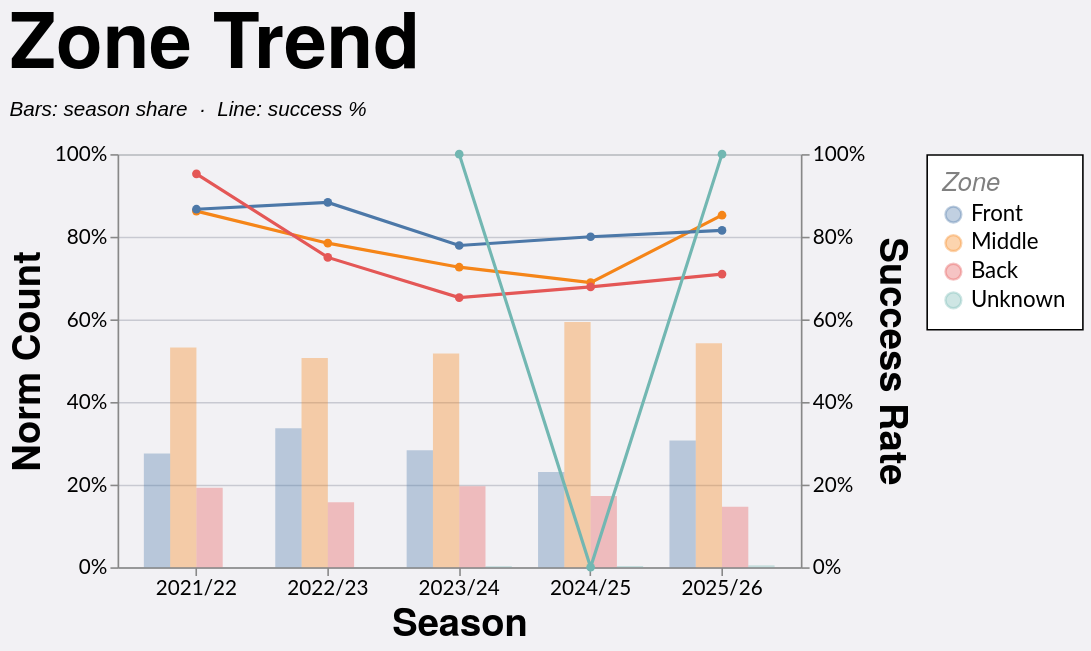

Vega-Lite specification stored for this chart:
### Vega-Lite specification from a JSON file in a GitHub repository (floating-point values rounded to 4 significant figures; data arrays with more than 128 entries replaced by an {"elided": "..."} marker saying what was removed)
{"config": {"axis": {"labelFont": "Lato, sans-serif", "titleFont": "PT Sans Narrow, Helvetica Neue, Helvetica, Arial, sans-serif", "labelFontSize": 13, "titleFontSize": 24, "gridColor": "#202947", "gridOpacity": 0.2}, "header": {"labelFont": "PT Sans Narrow, Helvetica Neue, Helvetica, Arial, sans-serif", "titleFont": "PT Sans Narrow, Helvetica Neue, Helvetica, Arial, sans-serif", "labelFontSize": 24, "titleFontSize": 28, "labelFontWeight": "bold", "orient": "left"}, "legend": {"labelFont": "Lato, sans-serif", "titleFont": "PT Sans Narrow, Helvetica Neue, Helvetica, Arial, sans-serif", "labelFontSize": 14, "titleFontSize": 16, "titlePadding": 5, "fillColor": "white", "strokeColor": "black", "padding": 10, "titleFontWeight": "lighter", "titleFontStyle": "italic", "titleColor": "gray", "offset": 10}, "title": {"font": "PT Sans Narrow, Helvetica Neue, Helvetica, Arial, sans-serif", "fontSize": 48, "fontWeight": "bold", "anchor": "start", "align": "center", "titlePadding": 20, "subtitlePadding": 10, "subtitleFontSize": 13, "subtitleColor": "", "subtitleFontStyle": "italic", "offset": 15, "color": "black"}, "axisX": {"labelAngle": 0}, "facet": {"title": null, "header": null, "align": {"row": "each", "column": "each"}}, "resolve": {"scale": {"y": "independent", "facet": "independent"}}, "background": "#f2f1f4"}, "layer": [{"mark": {"type": "bar", "opacity": 0.35}, "encoding": {"color": {"field": "area", "sort": ["Front", "Middle", "Back"], "title": "Zone", "type": "nominal"}, "tooltip": [{"field": "season", "title": "Season", "type": "nominal"}, {"field": "area", "title": "Zone", "type": "nominal"}, {"field": "won", "format": ",.0f", "title": "Won", "type": "quantitative"}, {"field": "attempts", "format": ",.0f", "title": "Attempts", "type": "quantitative"}, {"field": "norm_count", "format": ".1%", "title": "Norm Count", "type": "quantitative"}, {"field": "success_rate", "format": ".1%", "title": "Success Rate", "type": "quantitative"}], "x": {"field": "season", "sort": ["2021/22", "2022/23", "2023/24", "2024/25", "2025/26"], "title": "Season", "type": "nominal"}, "xOffset": {"field": "area", "sort": ["Front", "Middle", "Back"], "type": "nominal"}, "y": {"axis": {"format": "%", "orient": "left"}, "field": "norm_count", "scale": {"domain": [0, 1]}, "title": "Norm Count", "type": "quantitative"}}, "transform": [{"filter": "(loSquad == 'All' || datum.squad == loSquad) && (loGameType == 'All' || (loGameType == 'League + Cup' && (datum.game_type == 'League' || datum.game_type == 'Cup')) || (loGameType == 'League only' && datum.game_type == 'League') || datum.game_type == loGameType) && (loOpposition == 'All' || datum.opposition == loOpposition) && (loThrower == 'All' || datum.thrower == loThrower) && (loJumper == 'All' || datum.jumper == loJumper) && (loArea == 'All' || datum.area == loArea) && (loNumbers == 'All' || datum.numbers == loNumbers) && (loCallType == 'All' || datum.call_type == loCallType)"}, {"aggregate": [{"op": "count", "as": "attempts"}, {"op": "sum", "field": "won", "as": "won"}], "groupby": ["season", "area"]}, {"joinaggregate": [{"op": "sum", "field": "attempts", "as": "season_attempts"}], "groupby": ["season"]}, {"calculate": "datum.attempts / datum.season_attempts", "as": "norm_count"}, {"calculate": "datum.won / datum.attempts", "as": "success_rate"}]}, {"mark": {"type": "line", "point": true, "strokeWidth": 2}, "encoding": {"color": {"field": "area", "sort": ["Front", "Middle", "Back"], "title": "Zone", "type": "nominal"}, "detail": {"field": "area", "type": "nominal"}, "tooltip": [{"field": "season", "title": "Season", "type": "nominal"}, {"field": "area", "title": "Zone", "type": "nominal"}, {"field": "won", "format": ",.0f", "title": "Won", "type": "quantitative"}, {"field": "attempts", "format": ",.0f", "title": "Attempts", "type": "quantitative"}, {"field": "norm_count", "format": ".1%", "title": "Norm Count", "type": "quantitative"}, {"field": "success_rate", "format": ".1%", "title": "Success Rate", "type": "quantitative"}], "x": {"field": "season", "sort": ["2021/22", "2022/23", "2023/24", "2024/25", "2025/26"], "title": "Season", "type": "nominal"}, "y": {"axis": {"format": "%", "orient": "right"}, "field": "success_rate", "scale": {"domain": [0, 1]}, "title": "Success Rate", "type": "quantitative"}}, "transform": [{"filter": "(loSquad == 'All' || datum.squad == loSquad) && (loGameType == 'All' || (loGameType == 'League + Cup' && (datum.game_type == 'League' || datum.game_type == 'Cup')) || (loGameType == 'League only' && datum.game_type == 'League') || datum.game_type == loGameType) && (loOpposition == 'All' || datum.opposition == loOpposition) && (loThrower == 'All' || datum.thrower == loThrower) && (loJumper == 'All' || datum.jumper == loJumper) && (loArea == 'All' || datum.area == loArea) && (loNumbers == 'All' || datum.numbers == loNumbers) && (loCallType == 'All' || datum.call_type == loCallType)"}, {"aggregate": [{"op": "count", "as": "attempts"}, {"op": "sum", "field": "won", "as": "won"}], "groupby": ["season", "area"]}, {"joinaggregate": [{"op": "sum", "field": "attempts", "as": "season_attempts"}], "groupby": ["season"]}, {"calculate": "datum.attempts / datum.season_attempts", "as": "norm_count"}, {"calculate": "datum.won / datum.attempts", "as": "success_rate"}]}], "data": {"name": "data-59bc52db6a970b6c64ce397bd37ae18f"}, "height": 260, "params": [{"name": "loSquad", "value": "All"}, {"name": "loSeason", "value": "All"}, {"name": "loGameType", "value": "All"}, {"name": "loOpposition", "value": "All"}, {"name": "loThrower", "value": "All"}, {"name": "loJumper", "value": "All"}, {"name": "loArea", "value": "All"}, {"name": "loNumbers", "value": "All"}, {"name": "loCallType", "value": "All"}], "resolve": {"scale": {"y": "independent"}}, "title": {"text": "Zone Trend", "subtitle": "Bars: season share  ·  Line: success %"}, "width": 430, "$schema": "https://vega.github.io/schema/vega-lite/v5.20.1.json", "datasets": {"data-59bc52db6a970b6c64ce397bd37ae18f": {"elided": "1242 records"}}}
